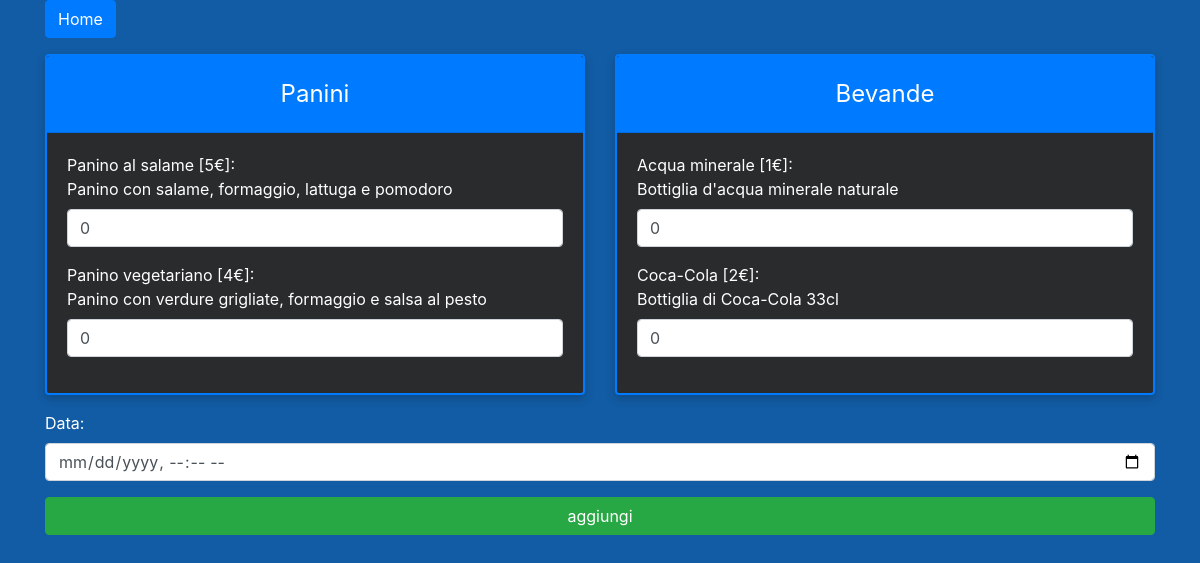
Before: /ordinazione.php (signed in) with the older database file.
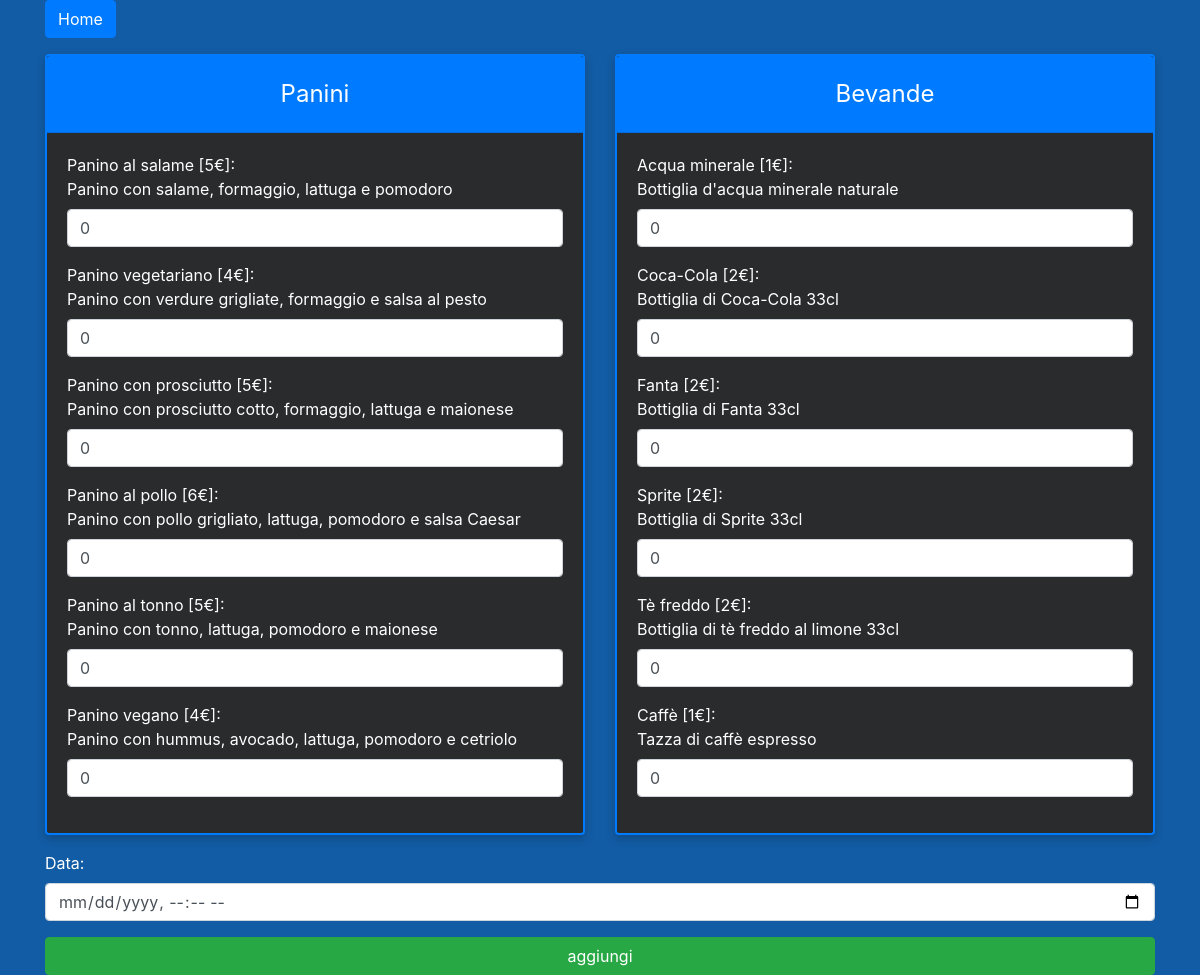
After: the same page with the newer database file.
### tables this page shows
CREATE TABLE `panini` (
  `id` int(11) NOT NULL COMMENT 'Codice univoco per identificare l''entità',
  `nome` varchar(200) NOT NULL COMMENT 'nome del panino',
  `costo` decimal(3,0) NOT NULL COMMENT 'costo del panino',
  `descrizione` varchar(500) NOT NULL COMMENT 'descrizione del panino e ingredienti'
);

CREATE TABLE `bevande` (
  `id` int(11) NOT NULL COMMENT 'Codice univoco per identificare l''entità',
  `nome` varchar(30) NOT NULL COMMENT 'nome della bevanda',
  `costo` decimal(3,0) NOT NULL COMMENT 'costo della bevanda',
  `descrizione` varchar(200) NOT NULL COMMENT 'descrizione della bevanda (ingredienti, ecc...)'
);

### ordinazione.php (the view, shortened to what this page needs)
<?php
if($_SESSION['logged'] == true){
    require "connect.php";
?>
<!DOCTYPE html>
<html lang="it">
<head>
    <link href="https://stackpath.bootstrapcdn.com/bootstrap/4.5.2/css/bootstrap.min.css" rel="stylesheet">
</head>
<body>
    <div class="container">
    <a href="clientInterface.html" class="btn btn-primary mb-3">Home</a>
        <div class="row">
            <div class="col-md-6">
                <form action="invioOrdine.php" method="post">
                    <div class="card">
                        <div class="card-header bg-primary text-white text-center">
                            Panini
                        </div>
                        <div class="card-body">
                            <?php
                                $query = mysqli_query($conn, "SELECT * FROM panini");
                                while ($row = mysqli_fetch_array($query)){
                            ?>
                                    <div class="form-group">
                                        <label for="panino<?php echo $row['id']; ?>"><?php echo $row['nome']; ?> <?php echo "[".$row['costo']."€]"; ?>: <br><?php echo $row['descrizione']; ?></label>
                                        <input type="number" name="pq_<?php echo $row['id']; ?>" min="0" value="0" class="form-control">
                                    </div>
                            <?php } ?>
                        </div>
                    </div>
            </div>
            <div class="col-md-6">
                <div class="card">
                    <div class="card-header bg-primary text-white text-center">
                        Bevande
                    </div>
                    <div class="card-body">
                        <?php
                            $query = mysqli_query($conn, "SELECT * FROM bevande");
                            while ($row = mysqli_fetch_array($query)){
                                ?>
                                <div class="form-group">
                                    <label for="bevanda<?php echo $row['id']; ?>"><?php echo $row['nome']; ?> <?php echo "[".$row['costo']."€]"; ?>: <br><?php echo $row['descrizione']; ?></label>
                                    <input type="number" name="bq_<?php echo $row['id']; ?>" min="0" value="0" class="form-control">
                                </div>
                            <?php } ?>
                        </div>
                    </div>
                </div>
            </div>
                <div class="form-group mt-3">
                    <label for="data">Data:</label>
                    <input type="datetime-local" name="data" required class="form-control">
                </div>
                <input type="submit" value="aggiungi" class="btn btn-success btn-block">
            </div>
    </body>
</html>
<?php } ?>

### ordinazione.php (style rules this page uses)
body { background-color: #125ca5; color: #fff; }
.card { background-color: #292b2c; border: 2px solid #007bff; box-shadow: 0px 4px 10px rgba(0, 0, 0, 0.2); color: #fff; }
.card-header { background-color: #007bff; color: #fff; font-size: 24px; padding: 20px 0; }
.form-group { color: #fff; }

Changed rows visible on the page:
added panini: nome "Panino con prosciutto", costo "5", descrizione "Panino con prosciutto cotto, formaggio, lattuga e maionese"
added panini: nome "Panino al pollo", costo "6", descrizione "Panino con pollo grigliato, lattuga, pomodoro e salsa Caesar"
added panini: nome "Panino al tonno", costo "5", descrizione "Panino con tonno, lattuga, pomodoro e maionese"
added panini: nome "Panino vegano", costo "4", descrizione "Panino con hummus, avocado, lattuga, pomodoro e cetriolo"
added bevande: nome "Fanta", costo "2", descrizione "Bottiglia di Fanta 33cl"
added bevande: nome "Sprite", costo "2", descrizione "Bottiglia di Sprite 33cl"
added bevande: nome "Tè freddo", costo "2", descrizione "Bottiglia di tè freddo al limone 33cl"
added bevande: nome "Caffè", costo "1", descrizione "Tazza di caffè espresso"
